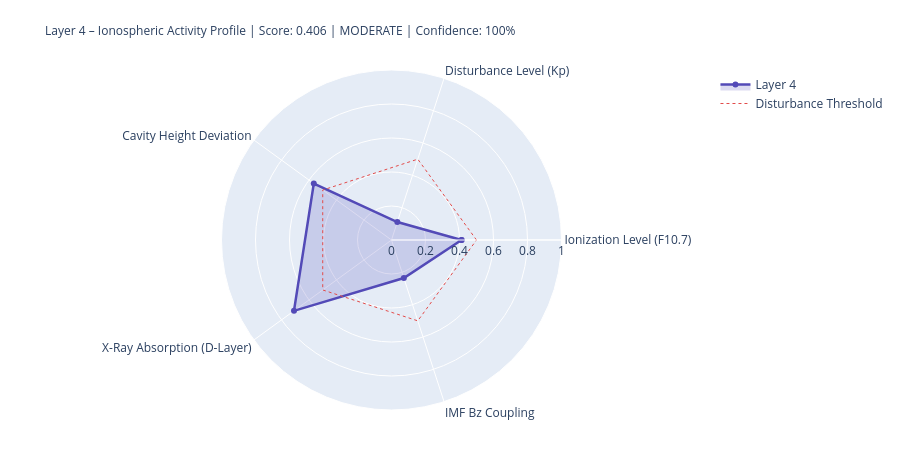

The code cell stored with this chart in its notebook:
### Markdown cell above
---
## 4. State Assessment & Handoff to Layer 5

### Code cell
# ============================================================
# LAYER-4-SCORE
# ============================================================

COMPONENTS = {
    'Ionization Level (F10.7)':    {'score': ioniz,       'source': 'primary' if f107_now else 'from_layer0', 'dynamic': True},
    'Disturbance Level (Kp)':          {'score': disturb,     'source': 'primary' if kp_now   else 'from_layer0', 'dynamic': True},
    'Cavity Height Deviation':    {'score': h_dev,       'source': 'derived',                                'dynamic': True},
    'X-Ray Absorption (D-Layer)':{'score': xray_ioniz,  'source': 'primary' if xray_now else 'missing',     'dynamic': True},
    'IMF Bz Coupling':             {'score': bz_coupling, 'source': 'primary' if bz_now   else 'from_layer0', 'dynamic': True},
}

available    = {k: v['score'] for k, v in COMPONENTS.items() if v['score'] is not None}
unavailable  = [k for k, v in COMPONENTS.items() if v['score'] is None]
layer4_score = round(sum(available.values()) / len(available), 4) if available else None
confidence   = round(len(available) / len(COMPONENTS), 2)
level = ('unknown' if layer4_score is None
         else 'quiet'   if layer4_score < 0.3
         else 'moderate' if layer4_score < 0.6
         else 'active')
dominant_l4 = max(available, key=available.get) if available else 'none'

# Resonance delta for Schumann SR-1
sr1_ref = schumann_freq(1, 80.0)
sr1_now = schumann_freq(1, h_eff)
sr1_delta_mhz = (sr1_now - sr1_ref) * 1000

# Propagation conditions
prop_cond = ('disturbed'   if kp_val > 4
             else 'unsettled' if kp_val > 2
             else 'normal')
if xray_class in ['X', 'M']:
    prop_cond = 'Radio-Blackout moeglich'

W = 68
print('=' * W)
print('LAYER 4 – IONOSPHERE – STATE ASSESSMENT')
print('=' * W)
for name, comp in COMPONENTS.items():
    s = comp['score']
    if s is not None:
        bar = '█' * int(s * 20) + '░' * (20 - int(s * 20))
        print(f'  {name:<36} {bar}  {s:.3f}  [{comp["source"]}]')
    else:
        print(f'  {name:<36} {"─" * 20}  n/a   [missing]')
print('-' * W)
print(f'  Score:          {layer4_score:.3f}  ({len(available)}/{len(COMPONENTS)} components)')
print(f'  Confidence:     {confidence:.0%}')
print(f'  Level:          {level.upper()}')
print(f'  Dominant:       {dominant_l4}')
print(f'  Cavity height:  {h_eff:.1f} km  (Ref: 80.0 km)')
print(f'  SR-1:           {sr1_now:.3f} Hz  (Δ {sr1_delta_mhz:+.1f} mHz vs. ref)')
print(f'  Propagation:    {prop_cond}')
print(f'  X-Ray:          {xray_class}-class  ({xray_now:.2e} W/m²)' if xray_now else '  X-Ray:          n/a')
print('=' * W)

# Radar
cats   = list(available.keys())
vals_r = list(available.values())
if len(cats) >= 3:
    fig = go.Figure()
    fig.add_trace(go.Scatterpolar(
        r=vals_r + [vals_r[0]], theta=cats + [cats[0]],
        fill='toself', fillcolor='rgba(83,74,183,0.20)',
        line=dict(color='#534AB7', width=2.5), name='Layer 4'
    ))
    fig.add_trace(go.Scatterpolar(
        r=[0.5] * (len(cats)+1), theta=cats + [cats[0]],
        line=dict(color='#E24B4A', dash='dot', width=1),
        mode='lines', name='Disturbance Threshold'
    ))
    fig.update_layout(
        title=dict(
            text=f'Layer 4 – Ionospheric Activity Profile | Score: {layer4_score:.3f} | {level.upper()} | Confidence: {confidence:.0%}',
            font=dict(size=12)
        ),
        polar=dict(radialaxis=dict(visible=True, range=[0, 1])),
        height=450, showlegend=True,
        margin=dict(l=80, r=80, t=70, b=40)
    )
    fig.show()

### Figure 1 — Plotly figure (JSON) as saved in the notebook; plotly's stock layout.template omitted (floating-point values rounded to 4 significant figures)
{"data": [{"fill": "toself", "fillcolor": "rgba(83,74,183,0.20)", "line": {"color": "#534AB7", "width": 2.5}, "name": "Layer 4", "r": [0.412, 0.111, 0.565, 0.709, 0.235, 0.412], "theta": ["Ionization Level (F10.7)", "Disturbance Level (Kp)", "Cavity Height Deviation", "X-Ray Absorption (D-Layer)", "IMF Bz Coupling", "Ionization Level (F10.7)"], "type": "scatterpolar"}, {"line": {"color": "#E24B4A", "dash": "dot", "width": 1}, "mode": "lines", "name": "Disturbance Threshold", "r": [0.5, 0.5, 0.5, 0.5, 0.5, 0.5], "theta": ["Ionization Level (F10.7)", "Disturbance Level (Kp)", "Cavity Height Deviation", "X-Ray Absorption (D-Layer)", "IMF Bz Coupling", "Ionization Level (F10.7)"], "type": "scatterpolar"}], "layout": {"height": 450, "margin": {"b": 40, "l": 80, "r": 80, "t": 70}, "polar": {"radialaxis": {"range": [0, 1], "visible": true}}, "showlegend": true, "title": {"font": {"size": 12}, "text": "Layer 4 – Ionospheric Activity Profile | Score: 0.406 | MODERATE | Confidence: 100%"}}}
